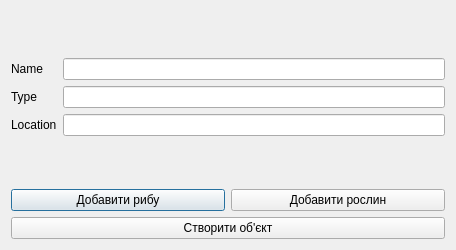
<?xml version="1.0" encoding="UTF-8"?>
<ui version="4.0">
 <class>DialogWaterbody</class>
 <widget class="QDialog" name="DialogWaterbody">
  <property name="geometry">
   <rect>
    <x>0</x>
    <y>0</y>
    <width>456</width>
    <height>250</height>
   </rect>
  </property>
  <property name="windowTitle">
   <string>Dialog</string>
  </property>
  <layout class="QVBoxLayout" name="verticalLayout_4">
   <item>
    <spacer name="verticalSpacer_2">
     <property name="orientation">
      <enum>Qt::Vertical</enum>
     </property>
     <property name="sizeHint" stdset="0">
      <size>
       <width>20</width>
       <height>40</height>
      </size>
     </property>
    </spacer>
   </item>
   <item>
    <layout class="QVBoxLayout" name="verticalLayout_3">
     <item>
      <layout class="QHBoxLayout" name="horizontalLayout">
       <item>
        <layout class="QVBoxLayout" name="verticalLayout">
         <item>
          <widget class="QLabel" name="label_5">
           <property name="text">
            <string>Name</string>
           </property>
          </widget>
         </item>
         <item>
          <widget class="QLabel" name="label_6">
           <property name="text">
            <string>Type</string>
           </property>
          </widget>
         </item>
         <item>
          <widget class="QLabel" name="label_7">
           <property name="text">
            <string>Location</string>
           </property>
          </widget>
         </item>
        </layout>
       </item>
       <item>
        <layout class="QVBoxLayout" name="verticalLayout_2">
         <item>
          <widget class="QLineEdit" name="NameLineEdit3"/>
         </item>
         <item>
          <widget class="QLineEdit" name="TypeLineEdit3"/>
         </item>
         <item>
          <widget class="QLineEdit" name="LocationLineEdit"/>
         </item>
        </layout>
       </item>
      </layout>
     </item>
    </layout>
   </item>
   <item>
    <spacer name="verticalSpacer">
     <property name="orientation">
      <enum>Qt::Vertical</enum>
     </property>
     <property name="sizeHint" stdset="0">
      <size>
       <width>20</width>
       <height>40</height>
      </size>
     </property>
    </spacer>
   </item>
   <item>
    <layout class="QHBoxLayout" name="horizontalLayout_2">
     <item>
      <widget class="QPushButton" name="AddFishPB">
       <property name="text">
        <string>Добавити рибу</string>
       </property>
      </widget>
     </item>
     <item>
      <widget class="QPushButton" name="pushButton_2">
       <property name="text">
        <string>Добавити рослин</string>
       </property>
      </widget>
     </item>
    </layout>
   </item>
   <item>
    <widget class="QPushButton" name="pushButton3">
     <property name="text">
      <string>Створити об'єкт</string>
     </property>
    </widget>
   </item>
  </layout>
 </widget>
 <resources/>
 <connections/>
</ui>
